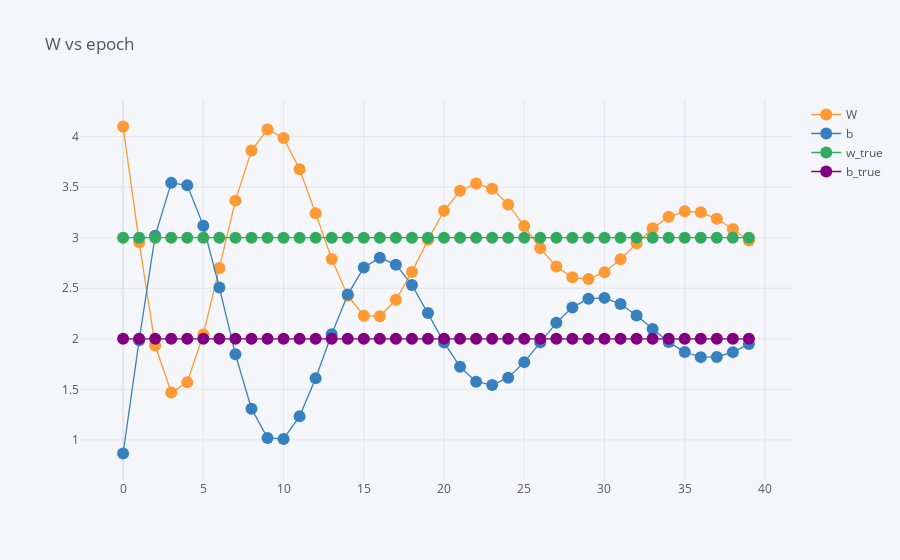

Notebook source saved alongside this figure:
### Code cell
data.iplot(kind="scatter" , x="epoch", y=["W" , "b" , "w_true" , "b_true"], mode="lines+markers", title="W vs epoch")

### Figure 1 — Plotly figure (JSON) as saved in the notebook; plotly's stock layout.template omitted (floating-point values rounded to 4 significant figures)
{"data": [{"line": {"color": "rgba(255, 153, 51, 1.0)", "dash": "solid", "shape": "linear", "width": 1.3}, "marker": {"size": 12, "symbol": "circle"}, "mode": "lines+markers", "name": "W", "text": "", "type": "scatter", "x": [0, 1, 2, 3, 4, 5, 6, 7, 8, 9, 10, 11, 12, 13, 14, 15, 16, 17, 18, 19, 20, 21, 22, 23, 24, 25, 26, 27, 28, 29, 30, 31, 32, 33, 34, 35, 36, 37, 38, 39], "y": [4.1, 2.955, 1.934, 1.469, 1.571, 2.044, 2.701, 3.367, 3.862, 4.071, 3.986, 3.677, 3.241, 2.789, 2.426, 2.229, 2.224, 2.386, 2.661, 2.979, 3.267, 3.464, 3.537, 3.484, 3.329, 3.116, 2.895, 2.714, 2.608, 2.591, 2.659, 2.787, 2.944, 3.094, 3.206, 3.261, 3.252, 3.187, 3.086, 2.973]}, {"line": {"color": "rgba(55, 128, 191, 1.0)", "dash": "solid", "shape": "linear", "width": 1.3}, "marker": {"size": 12, "symbol": "circle"}, "mode": "lines+markers", "name": "b", "text": "", "type": "scatter", "x": [0, 1, 2, 3, 4, 5, 6, 7, 8, 9, 10, 11, 12, 13, 14, 15, 16, 17, 18, 19, 20, 21, 22, 23, 24, 25, 26, 27, 28, 29, 30, 31, 32, 33, 34, 35, 36, 37, 38, 39], "y": [0.8659, 1.986, 3.019, 3.543, 3.518, 3.118, 2.507, 1.847, 1.309, 1.02, 1.01, 1.233, 1.61, 2.045, 2.438, 2.705, 2.803, 2.734, 2.533, 2.255, 1.964, 1.723, 1.576, 1.543, 1.616, 1.77, 1.965, 2.158, 2.311, 2.396, 2.405, 2.344, 2.232, 2.097, 1.968, 1.87, 1.819, 1.821, 1.868, 1.948]}, {"line": {"color": "rgba(50, 171, 96, 1.0)", "dash": "solid", "shape": "linear", "width": 1.3}, "marker": {"size": 12, "symbol": "circle"}, "mode": "lines+markers", "name": "w_true", "text": "", "type": "scatter", "x": [0, 1, 2, 3, 4, 5, 6, 7, 8, 9, 10, 11, 12, 13, 14, 15, 16, 17, 18, 19, 20, 21, 22, 23, 24, 25, 26, 27, 28, 29, 30, 31, 32, 33, 34, 35, 36, 37, 38, 39], "y": [3, 3, 3, 3, 3, 3, 3, 3, 3, 3, 3, 3, 3, 3, 3, 3, 3, 3, 3, 3, 3, 3, 3, 3, 3, 3, 3, 3, 3, 3, 3, 3, 3, 3, 3, 3, 3, 3, 3, 3]}, {"line": {"color": "rgba(128, 0, 128, 1.0)", "dash": "solid", "shape": "linear", "width": 1.3}, "marker": {"size": 12, "symbol": "circle"}, "mode": "lines+markers", "name": "b_true", "text": "", "type": "scatter", "x": [0, 1, 2, 3, 4, 5, 6, 7, 8, 9, 10, 11, 12, 13, 14, 15, 16, 17, 18, 19, 20, 21, 22, 23, 24, 25, 26, 27, 28, 29, 30, 31, 32, 33, 34, 35, 36, 37, 38, 39], "y": [2, 2, 2, 2, 2, 2, 2, 2, 2, 2, 2, 2, 2, 2, 2, 2, 2, 2, 2, 2, 2, 2, 2, 2, 2, 2, 2, 2, 2, 2, 2, 2, 2, 2, 2, 2, 2, 2, 2, 2]}], "layout": {"legend": {"bgcolor": "#F5F6F9", "font": {"color": "#4D5663"}}, "paper_bgcolor": "#F5F6F9", "plot_bgcolor": "#F5F6F9", "title": {"font": {"color": "#4D5663"}, "text": "W vs epoch"}, "xaxis": {"gridcolor": "#E1E5ED", "showgrid": true, "tickfont": {"color": "#4D5663"}, "title": {"font": {"color": "#4D5663"}, "text": ""}, "zerolinecolor": "#E1E5ED"}, "yaxis": {"gridcolor": "#E1E5ED", "showgrid": true, "tickfont": {"color": "#4D5663"}, "title": {"font": {"color": "#4D5663"}, "text": ""}, "zerolinecolor": "#E1E5ED"}}}
